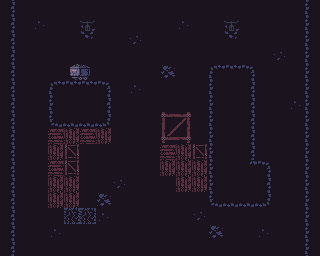

Below is a game level as drawn by its tile map, then a one-line description and the .tmx file that defines it, in full:
An orthogonal 20x16 tile map with 16x16 px tiles, 4 tile layers (Background, Decor, Collision, Destructible).

<map version="1.8" tiledversion="1.8.5" orientation="orthogonal" renderorder="right-down" width="20" height="16" tilewidth="16" tileheight="16" infinite="0" nextlayerid="5" nextobjectid="1">
 <tileset firstgid="1" source="../tilesets/Underground Mine.tsx" />
 <layer id="2" name="Background" width="20" height="16">
  <data encoding="csv">
52,52,52,52,52,52,52,52,52,52,52,52,52,52,52,52,52,52,52,52,
52,52,39,52,52,191,52,52,52,52,52,39,52,52,191,52,52,52,52,52,
52,52,52,52,52,216,52,52,37,52,52,52,52,52,216,52,52,52,52,52,
52,52,52,52,52,52,52,52,52,52,52,52,52,52,52,52,52,37,52,52,
52,52,52,52,52,52,52,52,52,52,35,52,52,52,52,52,52,52,52,52,
52,52,52,52,52,52,52,52,39,52,52,52,52,52,52,52,52,52,52,52,
52,52,52,52,52,52,52,52,52,52,52,52,52,52,52,52,52,52,39,52,
52,52,52,52,52,52,52,52,52,52,132,133,52,52,52,52,52,52,52,52,
52,52,52,210,211,210,211,52,52,52,157,158,52,52,52,52,52,52,52,52,
52,52,52,211,82,52,52,52,52,52,210,211,82,52,52,52,52,52,52,52,
52,52,52,210,82,52,52,52,52,52,211,211,211,52,52,52,52,52,52,52,
52,52,52,211,211,52,52,37,52,52,52,211,211,52,52,52,52,52,52,52,
52,52,52,211,211,52,35,52,52,52,52,52,52,52,52,52,52,52,52,52,
52,52,52,52,52,52,39,52,52,52,52,52,37,52,52,52,52,52,52,52,
52,52,52,39,52,52,52,52,52,52,52,52,52,35,52,52,39,52,52,52,
52,52,52,52,52,52,52,52,52,52,52,52,52,52,52,52,52,52,52,52
</data>
 </layer>
 <layer id="3" name="Decor" width="20" height="16">
  <data encoding="csv">
0,0,0,0,0,0,0,0,0,0,0,0,0,0,0,0,0,0,0,0,
0,0,0,0,0,0,0,0,0,0,0,0,0,0,0,0,0,0,0,0,
0,0,0,0,0,0,0,0,0,0,0,0,0,0,0,0,0,0,0,0,
0,0,0,0,0,0,0,0,0,0,0,0,0,0,0,0,0,0,0,0,
0,0,0,0,258,259,0,0,0,0,0,0,0,0,0,0,0,0,0,0,
0,0,0,0,0,0,0,0,0,0,0,0,0,0,0,0,0,0,0,0,
0,0,0,0,0,0,0,0,0,0,0,0,0,0,0,0,0,0,0,0,
0,0,0,0,0,0,0,0,0,0,0,0,0,0,0,0,0,0,0,0,
0,0,0,0,0,0,0,0,0,0,0,0,0,0,0,0,0,0,0,0,
0,0,0,0,0,0,0,0,0,0,0,0,0,0,0,0,0,0,0,0,
0,0,0,0,0,0,0,0,0,0,0,0,0,0,0,0,0,0,0,0,
0,0,0,0,0,0,0,0,0,0,0,0,0,0,0,0,0,0,0,0,
0,0,0,0,0,0,0,0,0,0,0,0,0,0,0,0,0,0,0,0,
0,0,0,0,0,0,0,0,0,0,0,0,0,0,0,0,0,0,0,0,
0,0,0,0,0,0,0,0,0,0,0,0,0,0,0,0,0,0,0,0,
0,0,0,0,0,0,0,0,0,0,0,0,0,0,0,0,0,0,0,0
</data>
 </layer>
 <layer id="1" name="Collision" width="20" height="16">
  <data encoding="csv">
112,0,0,0,0,0,0,0,0,0,0,0,0,0,0,0,0,0,0,110,
112,0,0,0,0,0,0,0,0,0,0,0,0,0,0,0,0,0,0,110,
112,0,0,0,0,0,0,0,0,0,0,0,0,0,0,0,0,0,0,110,
112,0,0,0,0,0,0,0,0,0,0,0,0,0,0,0,0,0,0,110,
112,0,0,0,0,0,0,0,0,0,0,0,0,85,86,87,0,0,0,110,
112,0,0,85,86,86,87,0,0,0,0,0,0,110,52,112,0,0,0,110,
112,0,0,110,52,52,112,0,0,0,0,0,0,110,52,112,0,0,0,110,
112,0,0,135,136,136,137,0,0,0,0,0,0,110,52,112,0,0,0,110,
112,0,0,0,0,0,0,0,0,0,0,0,0,110,52,112,0,0,0,110,
112,0,0,0,0,0,0,0,0,0,0,0,0,110,52,112,0,0,0,110,
112,0,0,0,0,0,0,0,0,0,0,0,0,110,52,139,87,0,0,110,
112,0,0,0,0,0,0,0,0,0,0,0,0,110,52,52,112,0,0,110,
112,0,0,0,0,0,0,0,0,0,0,0,0,135,136,136,137,0,0,110,
112,0,0,0,0,0,0,0,0,0,0,0,0,0,0,0,0,0,0,110,
112,0,0,0,0,0,0,0,0,0,0,0,0,0,0,0,0,0,0,110,
112,0,0,0,0,0,0,0,0,0,0,0,0,0,0,0,0,0,0,110
</data>
 </layer>
 <layer id="4" name="Destructible" width="20" height="16">
  <data encoding="csv">
0,0,0,0,0,0,0,0,0,0,0,0,0,0,0,0,0,0,0,0,
0,0,0,0,0,0,0,0,0,0,0,0,0,0,0,0,0,0,0,0,
0,0,0,0,0,0,0,0,0,0,0,0,0,0,0,0,0,0,0,0,
0,0,0,0,0,0,0,0,0,0,0,0,0,0,0,0,0,0,0,0,
0,0,0,0,0,0,0,0,0,0,0,0,0,0,0,0,0,0,0,0,
0,0,0,0,0,0,0,0,0,0,0,0,0,0,0,0,0,0,0,0,
0,0,0,0,0,0,0,0,0,0,0,0,0,0,0,0,0,0,0,0,
0,0,0,0,0,0,0,0,0,0,0,0,0,0,0,0,0,0,0,0,
0,0,0,0,0,0,0,0,0,0,0,0,0,0,0,0,0,0,0,0,
0,0,0,0,0,0,0,0,0,0,0,0,0,0,0,0,0,0,0,0,
0,0,0,0,0,0,0,0,0,0,0,0,0,0,0,0,0,0,0,0,
0,0,0,0,0,0,0,0,0,0,0,0,0,0,0,0,0,0,0,0,
0,0,0,0,0,0,0,0,0,0,0,0,0,0,0,0,0,0,0,0,
0,0,0,0,2147483681,2147483681,0,0,0,0,0,0,0,0,0,0,0,0,0,0,
0,0,0,0,0,0,0,0,0,0,0,0,0,0,0,0,0,0,0,0,
0,0,0,0,0,0,0,0,0,0,0,0,0,0,0,0,0,0,0,0
</data>
 </layer>
</map>
